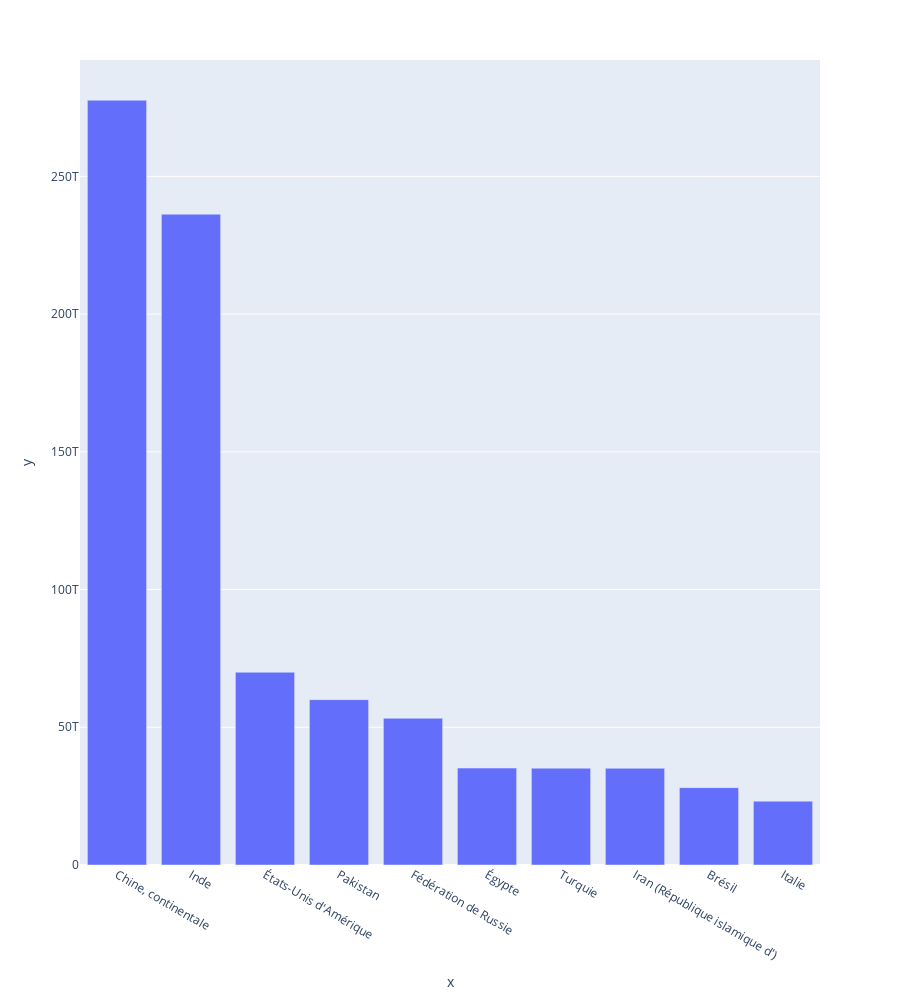

This figure's notebook cell:
### Code cell
df = pd.concat([FAOSTAT_2013_vegetal, FAOSTAT_2013_animal])
df = df[['Code Pays', 'Pays', 'Élément', 'Code Produit', 'Produit', 'Valeur']]
df = df[df['Élément']=='Disponibilité alimentaire (Kcal/personne/jour)']

merged_df = df.merge(dPopulation, left_on='Code Pays', right_on='Country Code')
merged_df= merged_df[['Code Pays', 'Pays', 'Value','Élément', 'Code Produit', 'Produit', 'Valeur']]
merged_df.rename(columns={'Value': 'Population'}, inplace=True)

merged_df = merged_df.assign(Kcal=merged_df['Valeur']*merged_df['Population']*365)
merged_df

m_df_kcal=merged_df[['Code Pays', "Pays", 'Population', 'Code Produit', 'Produit', "Kcal"]]
m_df_kcal

m_df_kcal=m_df_kcal[m_df_kcal['Produit']=='Blé']

m_df_kcal.sort_values(by='Kcal', ascending=False, inplace=True )
m_df_kcal.head(10)
fig = px.bar(x=m_df_kcal.head(10).Pays,y=m_df_kcal.head(10).Kcal, height=1000)
fig.show()

#m_df_kcal[m_df_kcal['Code Produit']=='2511']
#m_df_kcal_group=m_df_kcal.groupby(["Code Pays", "Pays", 'Produit']).sum()
#m_df_kcal_group

### Figure 1 — Plotly figure (JSON) as saved in the notebook; plotly's stock layout.template omitted (floating-point values rounded to 4 significant figures)
{"data": [{"alignmentgroup": "True", "hovertemplate": "x=%{x}<br>y=%{y}<extra></extra>", "legendgroup": "", "marker": {"color": "#636efa", "pattern": {"shape": ""}}, "name": "", "offsetgroup": "", "orientation": "v", "showlegend": false, "textposition": "auto", "type": "bar", "x": ["Chine, continentale", "Inde", "États-Unis d'Amérique", "Pakistan", "Fédération de Russie", "Égypte", "Turquie", "Iran (République islamique d')", "Brésil", "Italie"], "xaxis": "x", "y": [277646843295000, 236285078700000, 69974350385000, 60033422085000, 53281367020000, 35191767000000, 35145450325000, 35109048510000, 28082737920000, 23174065350000], "yaxis": "y"}], "layout": {"barmode": "relative", "height": 1000, "legend": {"tracegroupgap": 0}, "margin": {"t": 60}, "xaxis": {"anchor": "y", "domain": [0, 1], "title": {"text": "x"}}, "yaxis": {"anchor": "x", "domain": [0, 1], "title": {"text": "y"}}}}
